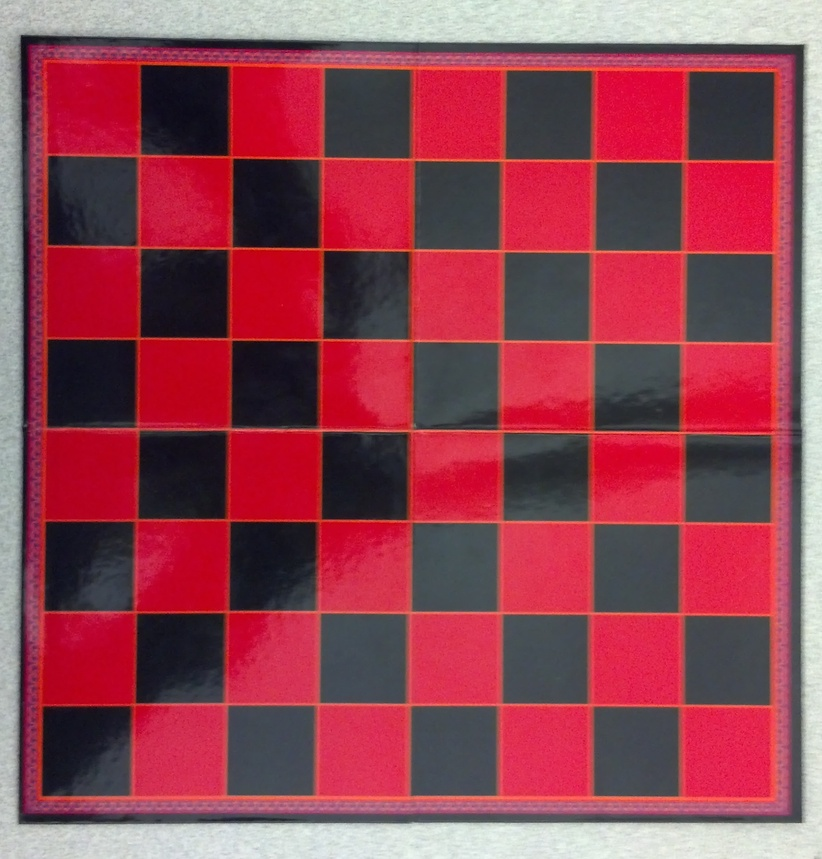
%> input picture easy.jpg, 822 x 859 px, shrunk from 1835 x 1917 before the run
$ octave test.m   (GNU Octave 9; MATLAB toolbox functions it lacks are replaced by stand-ins)
%> lines starting %> are read from the running program, lines starting %| are printed output that depends on the picture
img = imread('easy.jpg');
%> img is the input picture: size 859x822x3 uint8; mean R, G, B 145.7, 67.2, 82
imshow(img);
corners = corner(rgb2gray(img));
%> corners = 200 rows, first 12: [22 37; 804 46; 802 823; 20 824; 235 160; 325 253; 234 342; 234 247; 142 337; 325 338; 24 428; 324 434]
hold on
miny = min(corners(:,1));
%> miny = 18
maxy = max(corners(:,1));
%> maxy = 806
minx = min(corners(:,2));
%> minx = 37
maxx = max(corners(:,2));
%> maxx = 824

plot(miny, minx, 'r*', 'color', 'green');
plot(miny, maxx, 'r*', 'color', 'green');
plot(maxy, minx, 'r*', 'color', 'green');
plot(maxy, maxx, 'r*', 'color', 'green');
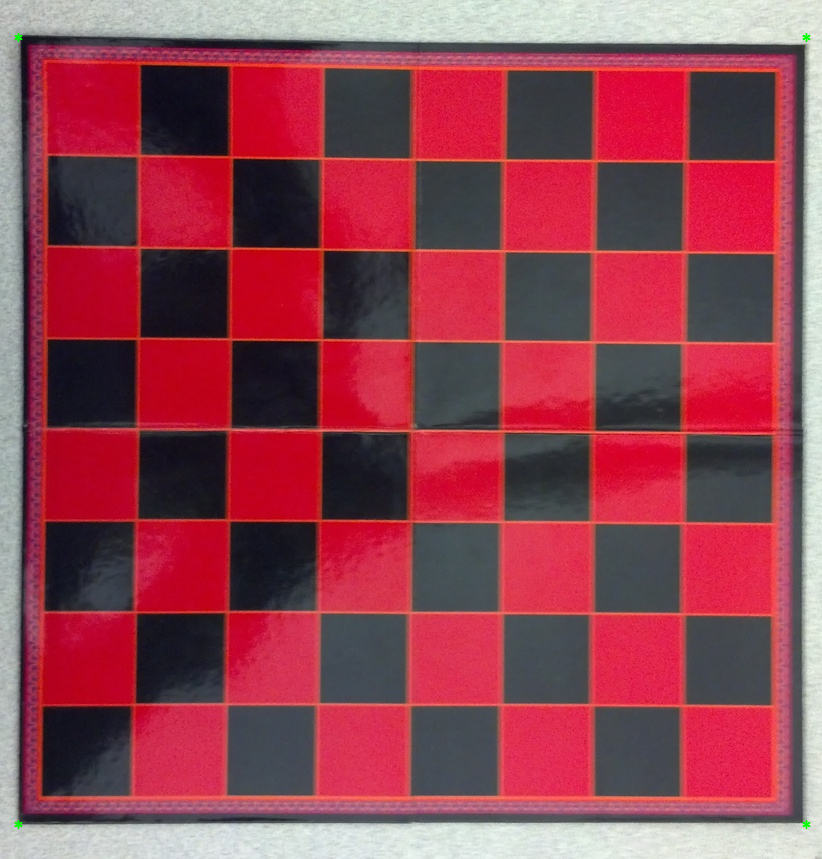
%> figure redrawn from the program's plot data

img = img(minx:maxx, miny:maxy, :);
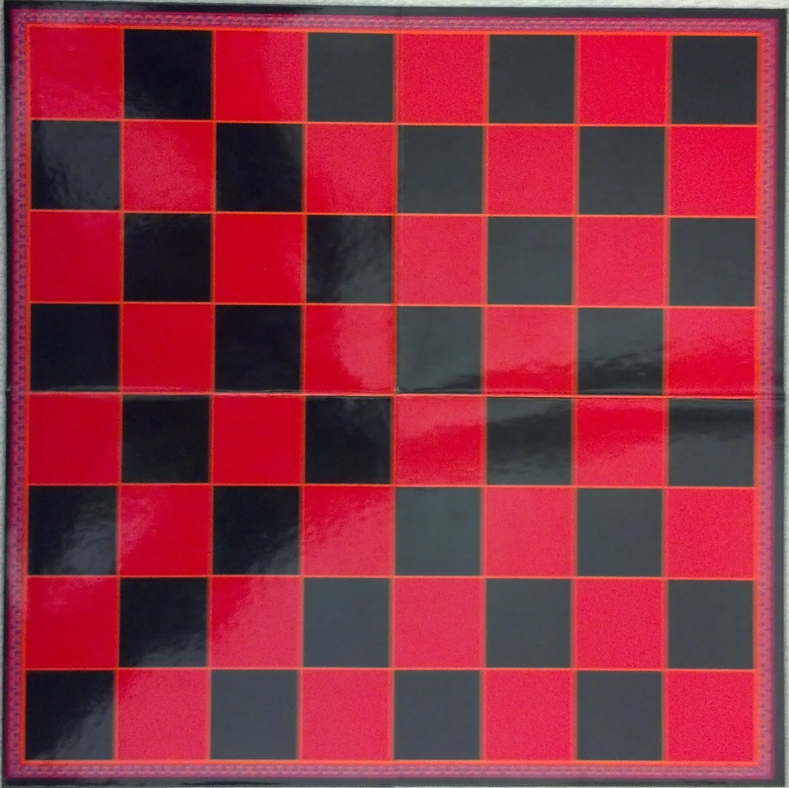
%> img: size 788x789x3 uint8; mean R, G, B 137.8, 47.4, 65

clear minx maxx miny maxy corners;

$ run again, with board1.png saved as easy.jpg
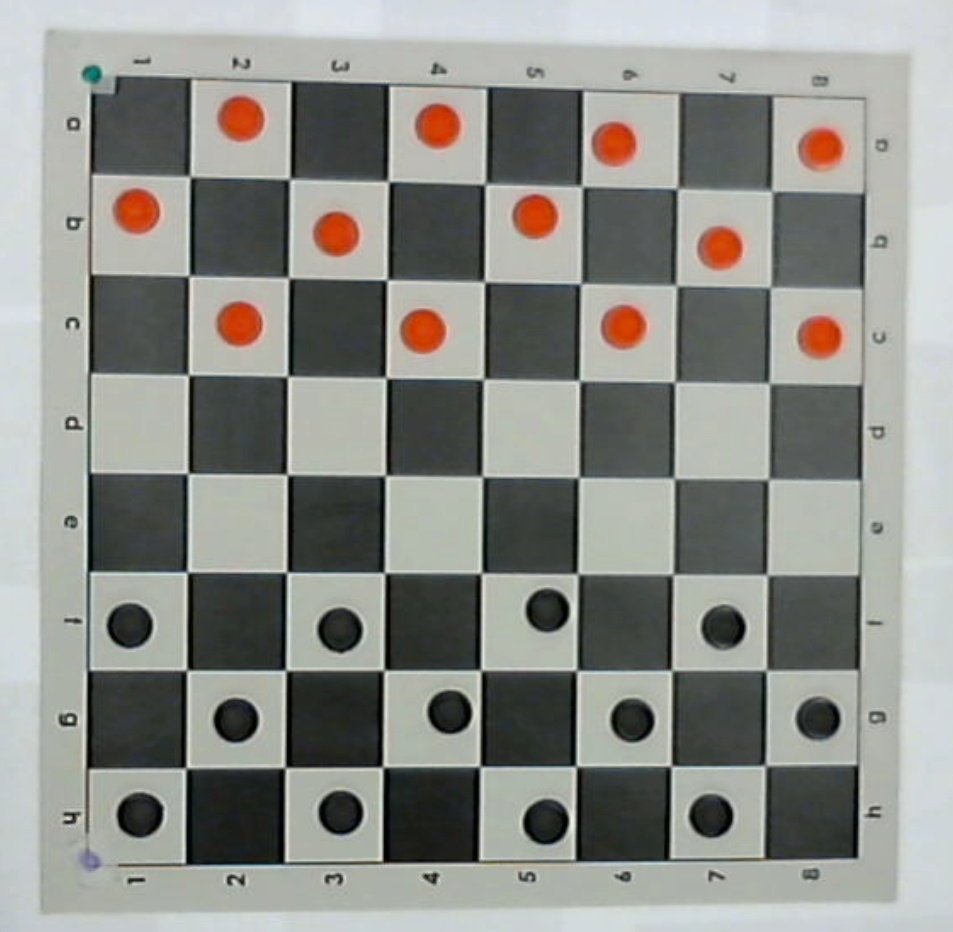
%> input picture board1.png, 953 x 932 px
%> img is the input picture: size 932x953x3 uint8; mean R, G, B 141.7, 142.9, 138
%> corners = 200 rows, first 12: [71 819; 233 881; 72 422; 72 721; 69 721; 71 425; 382 861; 389 381; 74 323; 73 223; 289 572; 186 767]
%> miny = 65
%> maxy = 880
%> minx = 60
%> maxx = 885
%> `plot(maxy, maxx, 'r*', 'color', 'green');`:
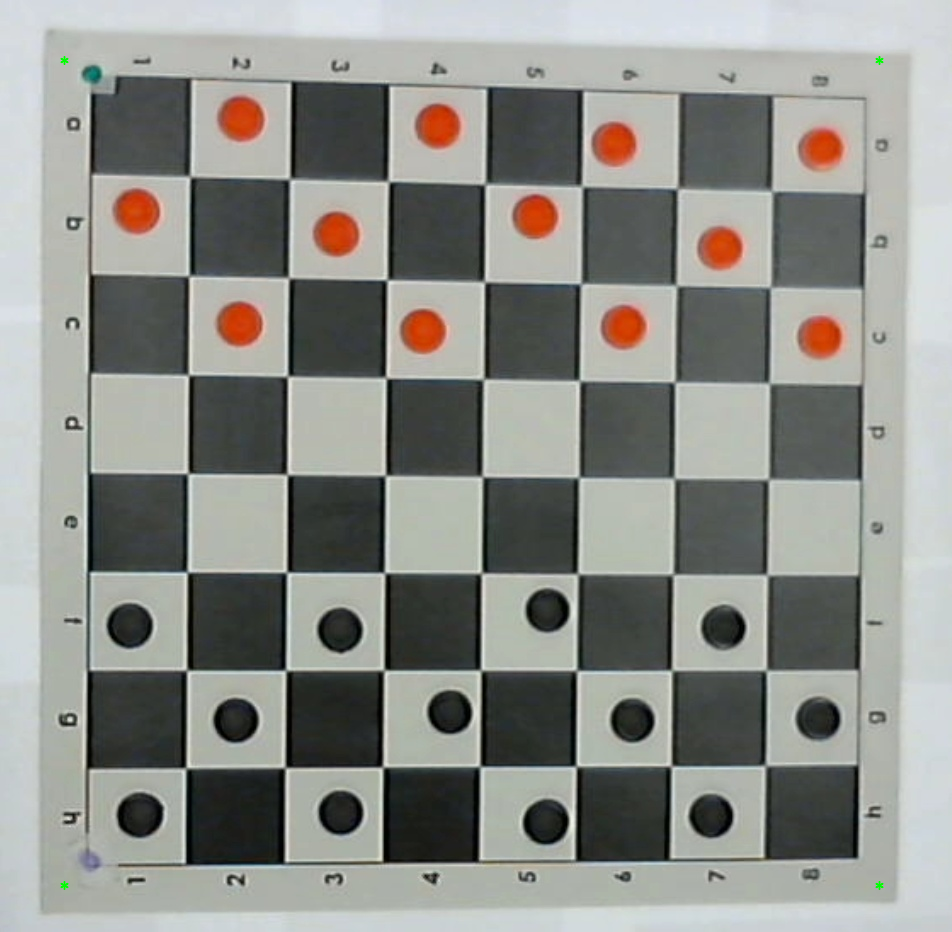
%> figure redrawn from the program's plot data
%> `img = img(minx:maxx, miny:maxy, :);`:
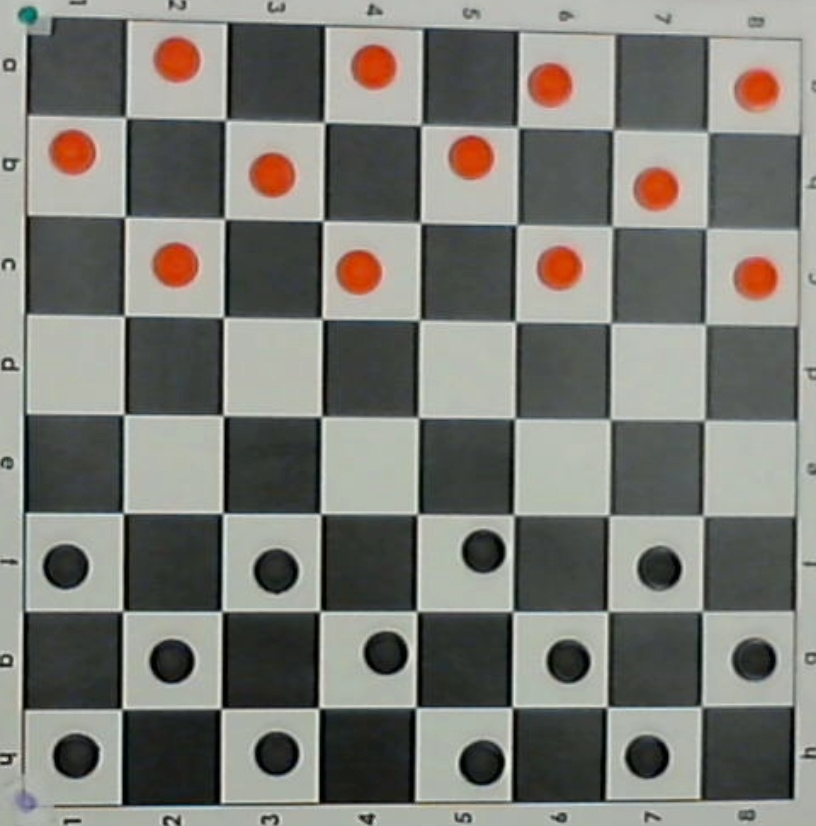
%> img: size 826x816x3 uint8; mean R, G, B 123.7, 123.7, 117.6
